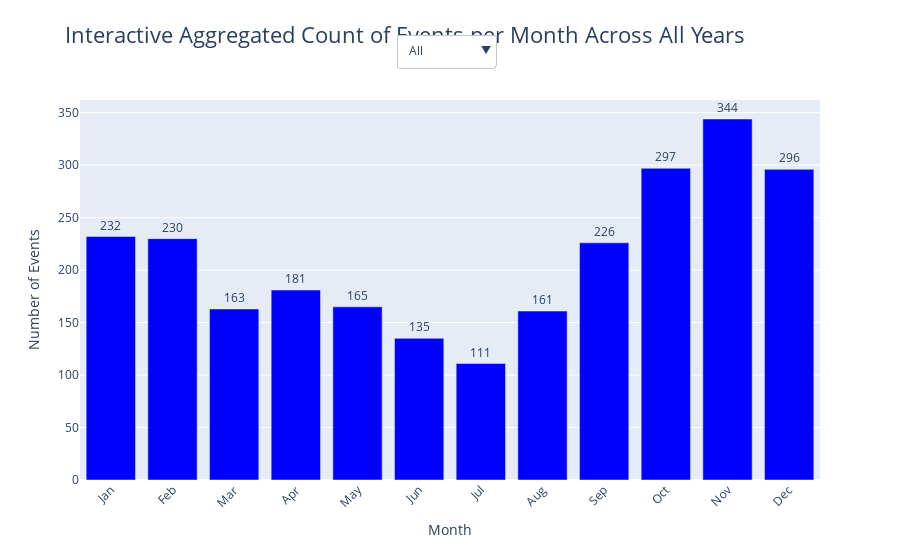

The notebook cell this image was saved under:
### Markdown cell above
#### Aggregated Count by Month Across All Years - Plotly

### Code cell
## Aggregated Count by Month Across All Years

# Count the number of events per month for all species
events_per_month = df_rabies_raw.groupby('Month').size().reset_index(name='Count')

# Define the species colors
species_colors = px.colors.qualitative.Plotly
species_list = df_rabies_raw['SpeciesNameEng'].dropna().unique()
color_map = {species: species_colors[i % len(species_colors)] for i, species in enumerate(species_list)}

# Create the initial bar chart with all data
fig = go.Figure()

def update_figure(species):
    fig.data = []  # Clear existing traces
    if species == 'All':
        filtered_data = events_per_month
    else:
        filtered_data = df_rabies_raw[df_rabies_raw['SpeciesNameEng'] == species].groupby('Month').size().reset_index(name='Count')
    
    fig.add_trace(go.Bar(
        x=[month_names[m-1] for m in filtered_data['Month']],
        y=filtered_data['Count'],
        marker_color=color_map.get(species, 'blue'),  # Use the color for the selected species
        text=filtered_data['Count'],
        textposition='outside'
    ))

    fig.update_layout(
        title='Interactive Aggregated Count of Events per Month Across All Years',
        xaxis_title='Month',
        yaxis_title='Number of Events',
        xaxis_tickangle=-45,
        title_x=0.5,
        title_font=dict(size=22),
        legend_title_text='Species'
    )

update_figure('All')  # Initial plot with all data

# Create a dropdown menu for species selection
species_options = [{'label': 'All', 'value': 'All'}] + [{'label': species, 'value': species} for species in species_list]

def update_trace(species):
    if species == 'All':
        filtered_data = events_per_month
    else:
        filtered_data = df_rabies_raw[df_rabies_raw['SpeciesNameEng'] == species].groupby('Month').size().reset_index(name='Count')
    
    return dict(x=[[month_names[m-1] for m in filtered_data['Month']]], 
                y=[filtered_data['Count']], 
                marker=dict(color=[color_map.get(species, 'blue')] * len(filtered_data)),
                text=[filtered_data['Count']],
                textposition='outside')

dropdown = go.layout.Updatemenu(
    buttons=[dict(label=option['label'], method='update', args=[update_trace(option['value'])]) for option in species_options],
    direction='down',
    pad={'r': 10, 't': 10},
    showactive=True,
    x=0.5,
    xanchor='center',
    y=1.2,
    yanchor='top'
)

# Update the layout to include the species selector
fig.update_layout(
    updatemenus=[dropdown],
    title={
        'text': 'Interactive Aggregated Count of Events per Month Across All Years',
        'x': 0.45,
        'xanchor': 'center',
        'y': 0.95,
        'yanchor': 'top',
    },
)

# Save the interactive plot to an HTML file
html_content = fig.to_html(include_plotlyjs='cdn', full_html=False)
minified_html = htmlmin.minify(html_content, remove_comments=True, reduce_empty_attributes=True)

with open("../assets/plots/interactive_rabies_events_by_month.html", "w") as f:
    f.write(minified_html)

# print("Interactive plot saved as HTML file.")

# Show the interactive plot
fig.show()

### Figure 1 — Plotly figure (JSON) as saved in the notebook; plotly's stock layout.template omitted (floating-point values rounded to 4 significant figures)
{"data": [{"marker": {"color": "blue"}, "text": [232, 230, 163, 181, 165, 135, 111, 161, 226, 297, 344, 296], "textposition": "outside", "type": "bar", "x": ["Jan", "Feb", "Mar", "Apr", "May", "Jun", "Jul", "Aug", "Sep", "Oct", "Nov", "Dec"], "y": [232, 230, 163, 181, 165, 135, 111, 161, 226, 297, 344, 296]}], "layout": {"legend": {"title": {"text": "Species"}}, "title": {"font": {"size": 22}, "text": "Interactive Aggregated Count of Events per Month Across All Years", "x": 0.45, "xanchor": "center", "y": 0.95, "yanchor": "top"}, "updatemenus": [{"buttons": [{"args": [{"marker": {"color": ["blue", "blue", "blue", "blue", "blue", "blue", "blue", "blue", "blue", "blue", "blue", "blue"]}, "text": [[232, 230, 163, 181, 165, 135, 111, 161, 226, 297, 344, 296]], "textposition": "outside", "x": [["Jan", "Feb", "Mar", "Apr", "May", "Jun", "Jul", "Aug", "Sep", "Oct", "Nov", "Dec"]], "y": [[232, 230, 163, 181, 165, 135, 111, 161, 226, 297, 344, 296]]}], "label": "All", "method": "update"}, {"args": [{"marker": {"color": ["#636EFA", "#636EFA", "#636EFA", "#636EFA", "#636EFA", "#636EFA", "#636EFA", "#636EFA", "#636EFA", "#636EFA", "#636EFA", "#636EFA"]}, "text": [[68, 100, 83, 78, 111, 65, 34, 86, 117, 89, 85, 106]], "textposition": "outside", "x": [["Jan", "Feb", "Mar", "Apr", "May", "Jun", "Jul", "Aug", "Sep", "Oct", "Nov", "Dec"]], "y": [[68, 100, 83, 78, 111, 65, 34, 86, 117, 89, 85, 106]]}], "label": "Dog", "method": "update"}, {"args": [{"marker": {"color": ["#EF553B", "#EF553B", "#EF553B", "#EF553B", "#EF553B", "#EF553B", "#EF553B", "#EF553B", "#EF553B", "#EF553B", "#EF553B", "#EF553B"]}, "text": [[44, 25, 20, 30, 27, 40, 15, 19, 22, 50, 89, 37]], "textposition": "outside", "x": [["Jan", "Feb", "Mar", "Apr", "May", "Jun", "Jul", "Aug", "Sep", "Oct", "Nov", "Dec"]], "y": [[44, 25, 20, 30, 27, 40, 15, 19, 22, 50, 89, 37]]}], "label": "Cattle", "method": "update"}, {"args": [{"marker": {"color": ["#00CC96", "#00CC96", "#00CC96", "#00CC96", "#00CC96", "#00CC96", "#00CC96"]}, "text": [[5, 18, 22, 6, 6, 6, 4]], "textposition": "outside", "x": [["Jan", "Feb", "Apr", "Jul", "Aug", "Sep", "Nov"]], "y": [[5, 18, 22, 6, 6, 6, 4]]}], "label": "Sheep", "method": "update"}, {"args": [{"marker": {"color": ["#AB63FA", "#AB63FA", "#AB63FA", "#AB63FA", "#AB63FA", "#AB63FA", "#AB63FA", "#AB63FA", "#AB63FA", "#AB63FA", "#AB63FA", "#AB63FA"]}, "text": [[103, 70, 32, 24, 13, 25, 24, 35, 46, 95, 129, 114]], "textposition": "outside", "x": [["Jan", "Feb", "Mar", "Apr", "May", "Jun", "Jul", "Aug", "Sep", "Oct", "Nov", "Dec"]], "y": [[103, 70, 32, 24, 13, 25, 24, 35, 46, 95, 129, 114]]}], "label": "Jackal", "method": "update"}, {"args": [{"marker": {"color": ["#FFA15A", "#FFA15A", "#FFA15A", "#FFA15A", "#FFA15A", "#FFA15A"]}, "text": [[5, 5, 4, 2, 1, 9]], "textposition": "outside", "x": [["Jan", "Feb", "Apr", "May", "Jul", "Sep"]], "y": [[5, 5, 4, 2, 1, 9]]}], "label": "Badger", "method": "update"}, {"args": [{"marker": {"color": ["#19D3F3", "#19D3F3", "#19D3F3", "#19D3F3", "#19D3F3", "#19D3F3", "#19D3F3"]}, "text": [[6, 11, 18, 26, 40, 8, 19]], "textposition": "outside", "x": [["Mar", "Apr", "Jul", "Sep", "Oct", "Nov", "Dec"]], "y": [[6, 11, 18, 26, 40, 8, 19]]}], "label": "Fox", "method": "update"}, {"args": [{"marker": {"color": ["#FF6692", "#FF6692", "#FF6692", "#FF6692", "#FF6692", "#FF6692", "#FF6692", "#FF6692", "#FF6692"]}, "text": [[7, 4, 11, 4, 5, 8, 5, 9, 12]], "textposition": "outside", "x": [["Jan", "Feb", "Mar", "May", "Jun", "Aug", "Oct", "Nov", "Dec"]], "y": [[7, 4, 11, 4, 5, 8, 5, 9, 12]]}], "label": "Wolf", "method": "update"}, {"args": [{"marker": {"color": ["#B6E880", "#B6E880", "#B6E880", "#B6E880", "#B6E880", "#B6E880", "#B6E880"]}, "text": [[4, 1, 5, 6, 6, 20, 5]], "textposition": "outside", "x": [["Feb", "Mar", "May", "Jul", "Oct", "Nov", "Dec"]], "y": [[4, 1, 5, 6, 6, 20, 5]]}], "label": "Cat", "method": "update"}, {"args": [{"marker": {"color": ["#FF97FF"]}, "text": [[2]], "textposition": "outside", "x": [["Dec"]], "y": [[2]]}], "label": "Cow", "method": "update"}, {"args": [{"marker": {"color": ["#FECB52", "#FECB52", "#FECB52", "#FECB52", "#FECB52"]}, "text": [[4, 10, 5, 3, 7]], "textposition": "outside", "x": [["Feb", "Mar", "Apr", "May", "Jul"]], "y": [[4, 10, 5, 3, 7]]}], "label": "Horse", "method": "update"}, {"args": [{"marker": {"color": ["#636EFA"]}, "text": [[12]], "textposition": "outside", "x": [["Oct"]], "y": [[12]]}], "label": "Donkey", "method": "update"}, {"args": [{"marker": {"color": ["#EF553B"]}, "text": [[7]], "textposition": "outside", "x": [["Aug"]], "y": [[7]]}], "label": "Martes", "method": "update"}, {"args": [{"marker": {"color": ["#00CC96"]}, "text": [[7]], "textposition": "outside", "x": [["Apr"]], "y": [[7]]}], "label": "Mongoose", "method": "update"}], "direction": "down", "pad": {"r": 10, "t": 10}, "showactive": true, "x": 0.5, "xanchor": "center", "y": 1.2, "yanchor": "top"}], "xaxis": {"tickangle": -45, "title": {"text": "Month"}}, "yaxis": {"title": {"text": "Number of Events"}}}}
